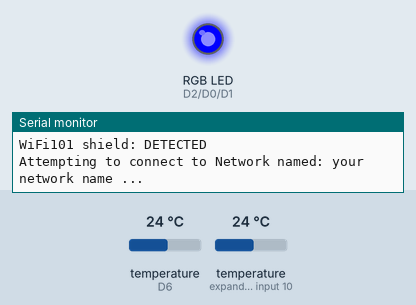
Bench run of a sketch on a simulated Arduino MKR. Parts: an RGB LED mixed from three pins (HIGH = lit), the last lines printed to the serial monitor. The test bench sets the inputs (shaded band); at power-on: temperature (sensors on D6, expander input 10) 24 °C. Dim RGB values are drawn brighter than linear; WiFi joins after 1.5 s; servers stay silent unless stated; pins used as bus, display or sensor lines are not drawn.

Above: at 0.3 s.
At 11.8 s:
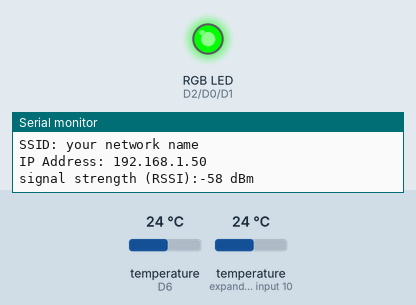
At 13.0 s:
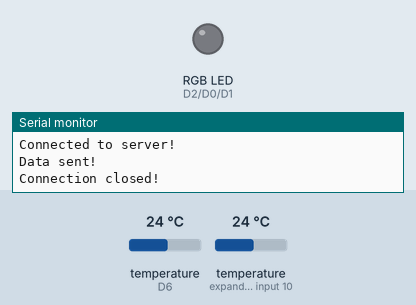
At 71.87 s:
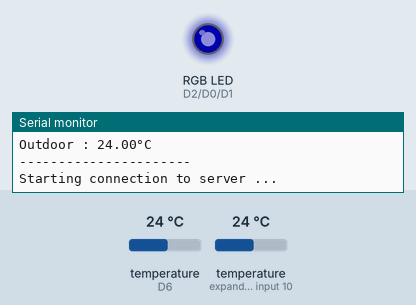
Timing chart, 0 to 73.5 s (numbered marks = the images above):
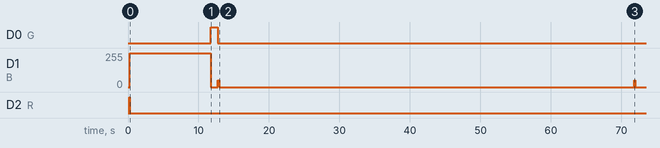

The sketch:

mkr1000_dual_ds18b20.ino
```cpp
#include "arduino_config.h"

#include <OneWire.h>
#include <DallasTemperature.h>
#include <WiFi101.h>
#include <WiFiClient.h>

// Wifi
char SSID[] = SECRET_SSID;    // Network SSID
char PASS[] = SECRET_PASS;      // Network Password
int status = WL_IDLE_STATUS;     // the Wifi radio's status

// API
IPAddress address;
WiFiClient client;

// Data wire for temperature sensors is plugged into digital pin 6 on the Arduino
#define ONE_WIRE_BUS 6

// Setup a oneWire instance to communicate with any OneWire device
OneWire oneWire(ONE_WIRE_BUS);

// Pass oneWire reference to DallasTemperature library
DallasTemperature sensors(&oneWire);

int deviceCount = 0;// Amount of temperature sensors

// LED pins
const int G = 0;
const int B = 1;
const int R = 2;

// Reset pin
const int RESETPIN = 7;

// Startup time
long startup;
void setup() {

  // ------- Debug --------
  Serial.begin(9600);
  while (!Serial) {
    ; // wait for serial port to connect. Disable this in "production"
  }

  Serial.println("IOT - MKR1000 Indoor and Outdoor thermometer startup ...");
  Serial.println();

  // ------- Reset pin --------
  digitalWrite(RESETPIN, HIGH);
  delay(200);
  pinMode(RESETPIN, OUTPUT);

  // ------- RGB LED --------
  pinMode(G, OUTPUT);
  pinMode(R, OUTPUT);
  pinMode(B, OUTPUT);

  rgb(255, 0, 0);

  // ------- ds18b20 --------
  sensors.begin();  // Start up the library

  // locate devices on the bus
  Serial.println("Locating temperature sensors ...");
  Serial.print("Found ");
  deviceCount = sensors.getDeviceCount();
  Serial.print(deviceCount, DEC);
  Serial.println(" devices.");
  Serial.println();

  if (deviceCount == 2) {
    rgb(0, 0, 255);
  }

  // ------- WiFi --------
  wifiSetup();

  if (status != WL_IDLE_STATUS) {
    rgb(0, 255, 0);
    delay(250);
  } else {
    rgb(255, 0, 0);
    delay(250);
  }

  // ------- API --------
  address.fromString(ADDRESS);
  Serial.println(address);

  // ------- Startup --------
  startup = WiFi.getTime();

  Serial.println();
  Serial.println("IOT - MKR1000 Indoor and Outdoor thermometer startup complete!");
}

float indoorTemp;
float outdoorTemp;
const int minutesperreading = 1;
const int DELAY = 60; // delay
const long reset_time = 60*60*6; // how many seconds between resets, here 6hrs
long time = -1;

void loop() {
  if ((WiFi.getTime() - startup) >= reset_time) {
    reset();
  }
  if (time != -1 && WiFi.getTime()-time < DELAY) {
    return; // Return if time since last reading is less than 60s
  }
  // Do readings
  doReadings();

  // Print readings
  printReadings();

  sendReadings();

  rgb(0, 0, 0);
}

void reset() {
  rgb(255, 0, 0);
  delay(100);
  rgb(0, 0, 0);
  delay(100);
  rgb(255, 0, 0);
  delay(100);
  rgb(0, 0, 0);
  delay(100);
  rgb(255, 0, 0);
  delay(100);
  Serial.println();
  Serial.println("----------------------");
  Serial.println("Reset imminent...");
  Serial.println("----------------------");
  Serial.println();
  digitalWrite(RESETPIN, LOW);
}

void doReadings() {
  time = WiFi.getTime();

  // Send command to all the sensors for temperature conversion
  sensors.requestTemperatures();
  // Update temperature readings
  indoorTemp = sensors.getTempCByIndex(1);
  outdoorTemp = sensors.getTempCByIndex(0);
}

void printReadings() {
  // Print temperatures
  Serial.println();
  Serial.println("----------------------");
  Serial.print("Unix time : ");
  Serial.print(time);
  Serial.println();
  Serial.print("Indoor : ");
  Serial.print(indoorTemp);
  Serial.print("°C");
  Serial.println();
  Serial.print("Outdoor : ");
  Serial.print(outdoorTemp);
  Serial.print("°C");
  Serial.println();
  Serial.println("----------------------");
}


void sendReadings() {
  Serial.println("\nStarting connection to server ...");
  // if you get a connection, report back via serial:
  rgb(0, 0, 50);
  if (client.connect(ADDRESS, PORT)) {
    Serial.println("Connected to server!");

    // Make a HTTP request:
    String str = "POST /api/temperature?UNIXTIMEINSECONDS=";
    str +=  String(time);
    str += "&INDOORTEMP=";
    str +=  String(indoorTemp);
    str += "&OUTDOORTEMP=";
    str += String(outdoorTemp);
    str += " HTTP/1.1";
    client.println(str);
    str = "Host: ";
    str += ADDRESS;
    str += ":";
    str += PORT;
    client.println(str);
    client.println("Connection: close");
    client.println();

    Serial.println("Data sent!");
    Serial.println("Connection closed!");
    rgb(0, 50, 0);

  } else {
    Serial.println("Unable to connect to server!");
    rgb(255, 0, 0);
  }

}

void rgb(int r, int g, int b) {
  analogWrite(R, r);
  analogWrite(G, g);
  analogWrite(B, b);
}


void wifiSetup() {
  // Check for the presence of the shield
  Serial.print("WiFi101 shield: ");
  if (WiFi.status() == WL_NO_SHIELD) {
    Serial.println("NOT PRESENT");
    return; // don't continue
  }
  Serial.println("DETECTED");
  // attempt to connect to Wifi network:
  while ( status != WL_CONNECTED) {
    Serial.print("Attempting to connect to Network named: ");
    Serial.print(SSID);                   // print the network name (SSID);
    Serial.println(" ...");
    // Connect to WPA/WPA2 network. Change this line if using open or WEP network:
    status = WiFi.begin(SSID, PASS);
    // wait 10 seconds for connection:
    delay(10000);
  }
  printWifiStatus();
}

void printWifiStatus() {
  // print the SSID of the network you're attached to:
  Serial.print("SSID: ");
  Serial.println(WiFi.SSID());

  // print your WiFi shield's IP address:
  IPAddress ip = WiFi.localIP();
  Serial.print("IP Address: ");
  Serial.println(ip);

  // print the received signal strength:
  long rssi = WiFi.RSSI();
  Serial.print("signal strength (RSSI):");
  Serial.print(rssi);
  Serial.println(" dBm");
}
```

arduino_config.h
```cpp
// Implementation-specific configs
#define SECRET_SSID "your network name"
#define SECRET_PASS "your network password"
#define ADDRESS "your ip"
#define PORT 8080 // Must match port in "src/main/resources/application.properties"
```

Measured:
- by itself, D0 (G): HIGH → LOW at 12.7 s
- by itself, D1 (B): goes 0/255 1.0 s, 50/255 0.20 s, 0/255 58.8 s, 50/255 0.20 s, then 0/255
